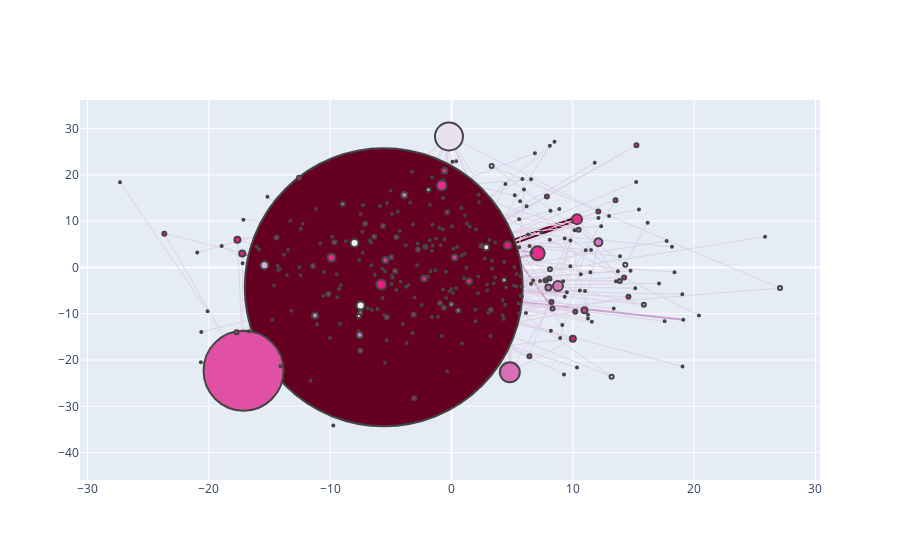

Write notebook code for a chart like this one.
### Code cell
configure_plotly_browser_state()
plotNetworkSizeColor(AOGraph)
